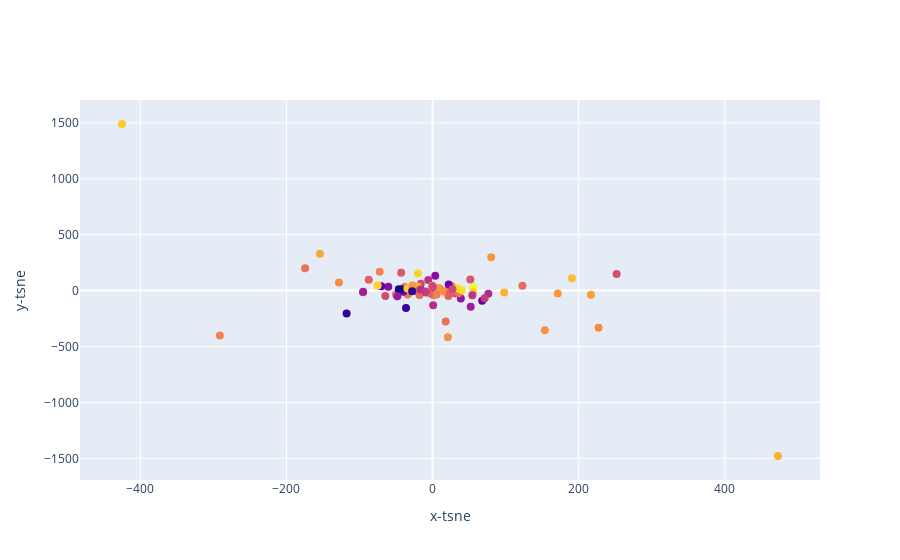

The notebook cell this image was saved under:
### Code cell
top_songs(df_new)

### Figure 1 — Plotly figure (JSON) as saved in the notebook; plotly's stock layout.template omitted (floating-point values rounded to 4 significant figures)
{"data": [{"marker": {"color": [-9.211, -4.88, -8.011, -5.833, -3.998, -3.24, -5.975, -2.384, -4.333, -6.474, -6.825, -3.061, -4.946, -5.507, -4.736, -5.723, -7.495, -4.057, -3.445, -3.874, -5.114, -6.021, -3.183, -5.626, -6.61, -9.144, -7.442, -4.546, -5.408, -8.354, -3.655, -7.648, -4.333, -4.59, -5.335, -5.916, -3.456, -3.714, -4.833, -4.449, -2.867, -4.877, -4.856, -5.665, -4.929, -8.28, -2.749, -5.042, -4.374, -9.127, -4.65, -4.399, -6.366, -3.695, -2.881, -8.074, -9.74, -7.321, -3.093, -4.323, -5.131, -4.206, -4.154, -5.115, -4.979, -5.456, -6.343, -4.183, -3.112, -3.023, -6.531, -5.474, -6.638, -4.249, -6.073, -6.351, -7.11, -4.985, -6.688, -5.991, -9.309, -7.621, -7.276, -7.066, -4.706], "size": 8}, "mode": "markers", "text": ["Drake - God's Plan", "XXXTENTACION - SAD!", "Post Malone - Psycho (feat. Ty Dolla $ign)", "Drake - In My Feelings", "Cardi B - I Like It", "Calvin Harris - One Kiss (with Dua Lipa)", "Dua Lipa - IDGAF", "Marshmello - FRIENDS", "Camila Cabello - Havana", "Drake - Nice For What", "Maroon 5 - Girls Like You (feat. Cardi B)", "Zedd - The Middle", "Kendrick Lamar - All The Stars (with SZA)", "Ariana Grande - no tears left to cry", "Nicky Jam - X", "XXXTENTACION - Moonlight", "BlocBoy JB - Look Alive (feat. Drake)", "Rudimental - These Days (feat. Jess Glynne, Macklemore & Dan Caplen)", "Nio Garcia - Te Bot? - Remix", "Bazzi - Mine", "5 Seconds of Summer - Youngblood", "Dua Lipa - New Rules", "Ed Sheeran - Shape of You", "Khalid - Love Lies (with Normani)", "Bebe Rexha - Meant to Be (feat. Florida Georgia Line)", "XXXTENTACION - Jocelyn Flores", "Tyga - Taste (feat. Offset)", "Clean Bandit - Solo (feat. Demi Lovato)", "Post Malone - I Fall Apart", "Dennis Lloyd - Nevermind", "Luis Fonsi - ?chame La Culpa", "benny blanco - Eastside (with Halsey & Khalid)", "Camila Cabello - Never Be the Same", "Selena Gomez - Wolves", "Dynoro - In My Mind", "Eminem - River (feat. Ed Sheeran)", "Daddy Yankee - Dura", "Travis Scott - SICKO MODE", "Imagine Dragons - Thunder", "Reik - Me Niego", "Ti?sto - Jackie Chan", "Bruno Mars - Finesse (Remix) [feat. Cardi B]", "Selena Gomez - Back To You - From 13 Reasons Why ? Season 2 Soundtrack", "NF - Let You Down", "The Weeknd - Call Out My Name", "Offset - Ric Flair Drip (& Metro Boomin)", "Marshmello - Happier", "Lil Dicky - Freaky Friday (feat. Chris Brown)", "Imagine Dragons - Believer", "6ix9ine - FEFE (feat. Nicki Minaj & Murda Beatz)", "Jonas Blue - Rise", "Loud Luxury - Body (feat. brando)", "Lil Uzi Vert - XO TOUR Llif3", "Becky G - Sin Pijama", "Anne-Marie - 2002", "Drake - Nonstop", "XXXTENTACION - Fuck Love (feat. Trippie Redd)", "Shawn Mendes - In My Blood", "Marshmello - Silence", "Piso 21 - D?jala que vuelva (feat. Manuel Turizo)", "Maroon 5 - What Lovers Do", "DJ Snake - Taki Taki (with Selena Gomez, Ozuna & Cardi B)", "Hailee Steinfeld - Let Me Go (with Alesso, Florida Georgia Line & watt)", "Portugal. The Man - Feel It Still", "The Weeknd - Pray For Me (with Kendrick Lamar)", "Migos - Walk It Talk It", "G-Eazy - Him & I (with Halsey)", "Post Malone - Congratulations", "Sofia Reyes - 1, 2, 3 (feat. Jason Derulo & De La Ghetto)", "Natti Natasha - Criminal", "Rich The Kid - Plug Walk", "Migos - Stir Fry", "Kendrick Lamar - HUMBLE.", "Ozuna - Vaina Loca", "Maluma - Coraz?n (feat. Nego do Borel)", "Khalid - Young Dumb & Broke", "Ozuna - S?guelo Bailando", "Anitta - Downtown", "Wolfine - Bella", "Calvin Harris - Promises (with Sam Smith)", "Lil Baby - Yes Indeed", "Lauv - I Like Me Better", "Keala Settle - This Is Me", "XXXTENTACION - Everybody Dies In Their Nightmares", "DJ Khaled - No Brainer"], "type": "scatter", "x": [-117.6, -34.06, -40.24, 251.9, 0.0461, 15.31, -95.27, 56.05, 26.49, 31.39, 76.36, -20.01, 23.8, -22.32, 24.84, -17.27, -18.13, 216.8, -4.883, -154.2, -17.81, -16.13, -425.2, -43.01, -5.917, -36.39, 38.67, -291.3, -87.34, 67.92, 98.09, -60.6, 153.7, -72.38, 21.68, -64.65, 190.6, -20.2, 0.9816, 227.3, 37.5, 35.71, -38.17, 51.64, -50.09, -70.21, 39.94, -0.4271, -128.2, -42.23, 9.558, 16.03, -9.204, 472.9, 34.14, 22.07, -46.3, 4.861, -34.37, 20.95, -24.22, 80.24, 171.4, 123.0, -174.5, 23.72, 71.27, -27.66, 55.51, -75.21, 54.42, -2.769, -16.28, 7.421, 0.3024, -9.612, 52.23, 17.98, 0.8004, 27.24, -27.97, 3.64, -48.16, -94.99, 5.634], "y": [-204.6, -34.75, -9.58, 149.6, 6.287, -9.327, -15.02, 27.18, 37.95, -24.53, -27.96, 152.6, 43.04, -3.801, -17.02, 23.54, 35.26, -36.03, -5.376, 330.2, -39.34, 61.21, 1490.0, 159.6, 93.92, -156.5, -70.29, -401.2, 97.86, -89.68, -17.33, 33.95, -355.4, 169.1, -49.0, -48.68, 109.6, 37.36, -40.8, -332.4, 4.871, -22.76, 32.43, 100.5, -35.34, 39.89, 6.202, 46.27, 73.2, 12.34, 19.66, -6.552, -16.21, -1479.0, 18.75, 54.24, 11.82, 5.731, 18.45, -416.8, -0.897, 297.6, -26.27, 43.53, 200.9, -23.39, -68.14, 46.28, -9.921, 46.85, -41.36, -25.65, 9.931, 20.44, 34.75, -7.231, -144.6, -276.3, -130.9, 12.73, -4.728, 133.1, -49.96, -10.74, -35.2]}], "layout": {"xaxis": {"title": {"text": "x-tsne"}}, "yaxis": {"title": {"text": "y-tsne"}}}}
